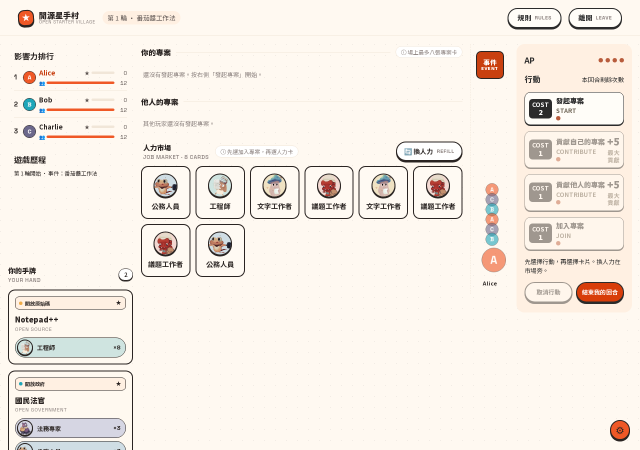
#> input picture packages/webapp/docs/game-room/issue-490/1280-start.png, 1280 x 900 px, found by its file name (shown at 1/2 size)
$ python compose.py 1280x560-overflow.png 1280-start.png
#> lines starting #> are read from the running program, lines starting #| are printed output that depends on the picture
"""Side-by-side comparison sheets: ours (left) vs prototype / Figma (right). Usage: compose.py SHOT_DIR OUT_DIR"""
import sys
from PIL import Image, ImageDraw
shots, out = sys.argv[1], sys.argv[2]
P = '/workspace/osv-prototype-capture'
F = '/workspace/figma-cache/browser-captures/Page 1'
def sheet(name, ours, ref, ref_label, h=900):
#> called with name = 'compare-start-vs-prototype-02.png', ours = '1280-start.png', ref_label = 'prototype 02-default-1280', h = 900
    a, b = Image.open(f'{shots}/{ours}').convert('RGB'), Image.open(ref).convert('RGB')
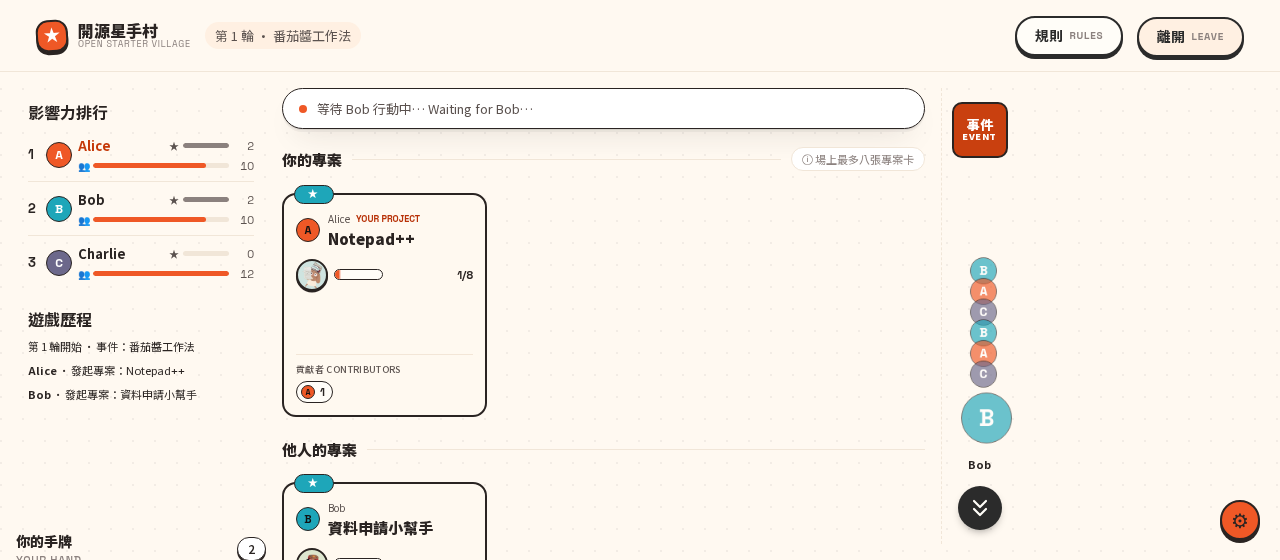
#> input picture packages/webapp/docs/game-room/issue-490/1280x560-overflow.png, 1280 x 560 px, given in place of 02-default-1280.png, which was not available
#> a is the input picture: PIL image 1280x900 RGB; mean R, G, B 245.1, 237.4, 229.2
#> b is the input picture: PIL image 1280x560 RGB; mean R, G, B 247.5, 240.9, 233
    b = b.resize((int(b.width * h / b.height), h)) if b.height > h else b
    a = a.resize((int(a.width * h / a.height), h)) if a.height > h else a
    w = a.width + b.width + 30
#> w = 2590
    im = Image.new('RGB', (w, max(a.height, b.height) + 34), 'white')
#> im: PIL image 2590x934 RGB; every value is 255
    d = ImageDraw.Draw(im)
    d.text((8, 10), f'#490 candidate ({ours})', fill='black')
    d.text((a.width + 38, 10), ref_label, fill='black')
    im.paste(a, (0, 34)); im.paste(b, (a.width + 30, 34))
#> after `im.paste(a, (0, 34))`:
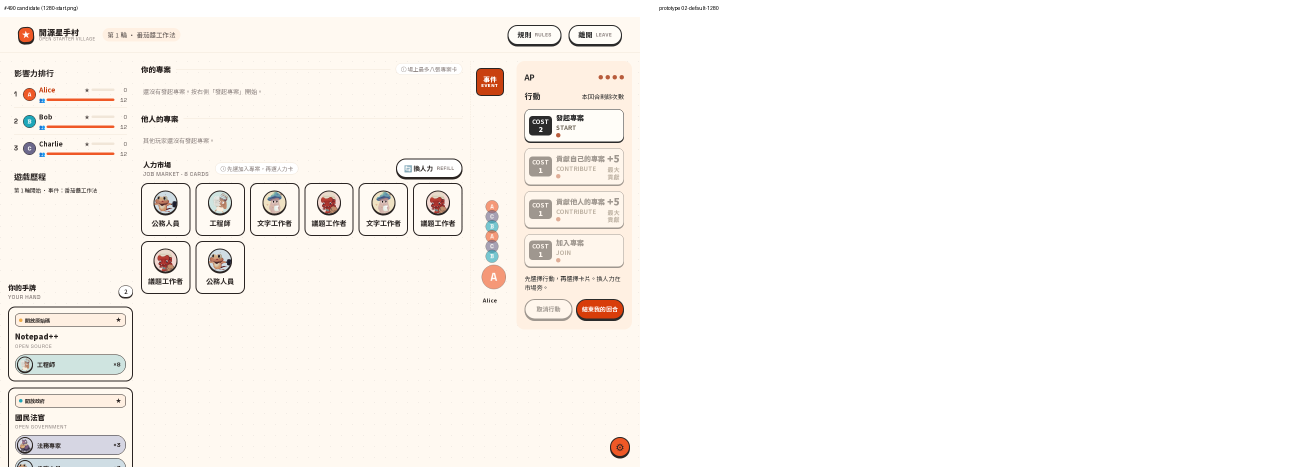
#> im: PIL image 2590x934 RGB (shown at 1/2 size); mean R, G, B 250.2, 246.6, 242.6
#> after `im.paste(b, (a.width + 30, 34))`:
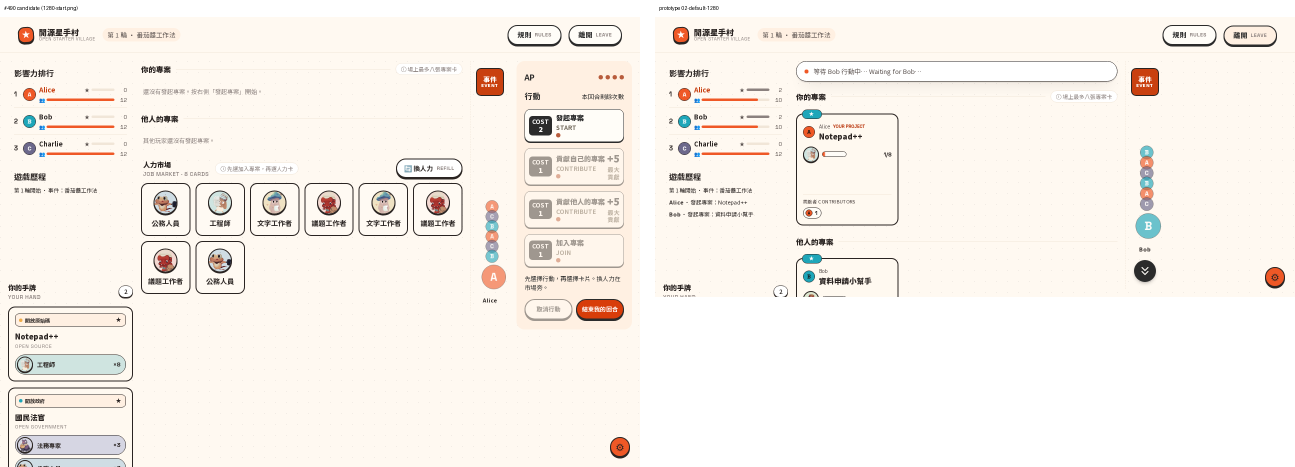
#> im: PIL image 2590x934 RGB (shown at 1/2 size); mean R, G, B 248, 242.4, 236.1
    im.save(f'{out}/{name}')
sheet('compare-start-vs-prototype-02.png', '1280-start.png', f'{P}/02-default-1280.png', 'prototype 02-default-1280')
sheet('compare-both-vs-figma-frame-1.png', '1280-both.png', f'{F}/main-1-1-1-frame-1.png', 'Figma main-1-1-1-frame-1')
#> call 2 of sheet, with name = 'compare-both-vs-figma-frame-1.png', ours = '1280-both.png', ref_label = 'Figma main-1-1-1-frame-1', h = 900
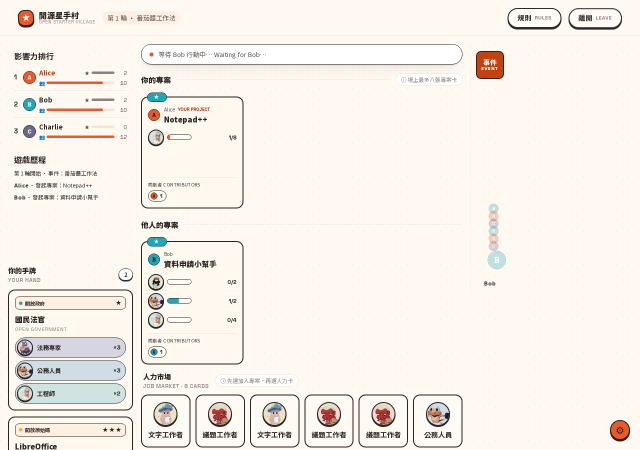
#> input picture packages/webapp/docs/game-room/issue-490/1280-both.png, 1280 x 900 px, found by its file name (shown at 1/2 size)
#> in sheet, a is the input picture: PIL image 1280x900 RGB; mean R, G, B 245.5, 239.2, 231.5
#> in sheet (call 2), `im.paste(a, (0, 34))`:
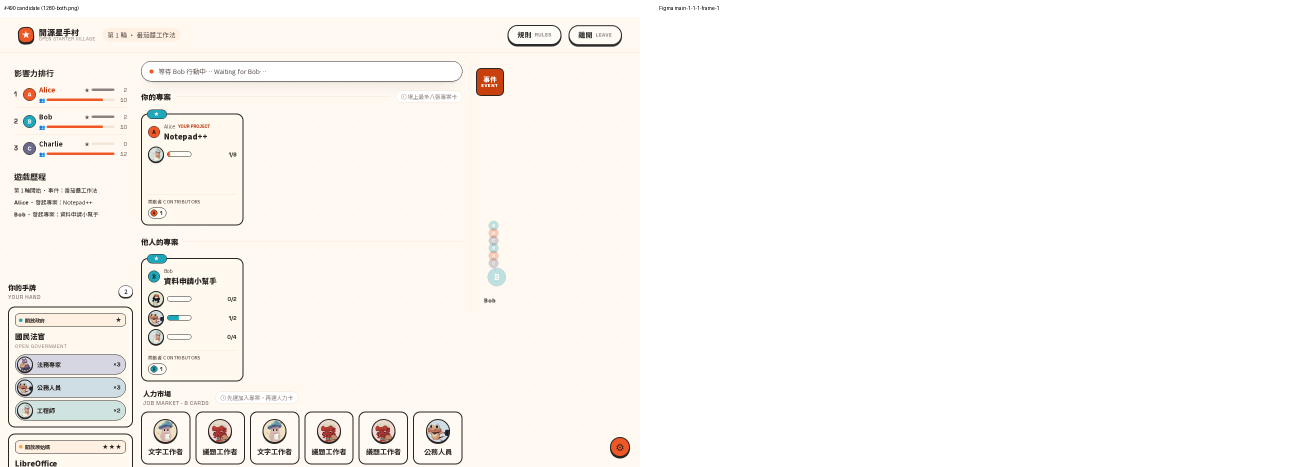
#> im: PIL image 2590x934 RGB (shown at 1/2 size); mean R, G, B 250.4, 247.4, 243.8
#> in sheet (call 2), `im.paste(b, (a.width + 30, 34))`:
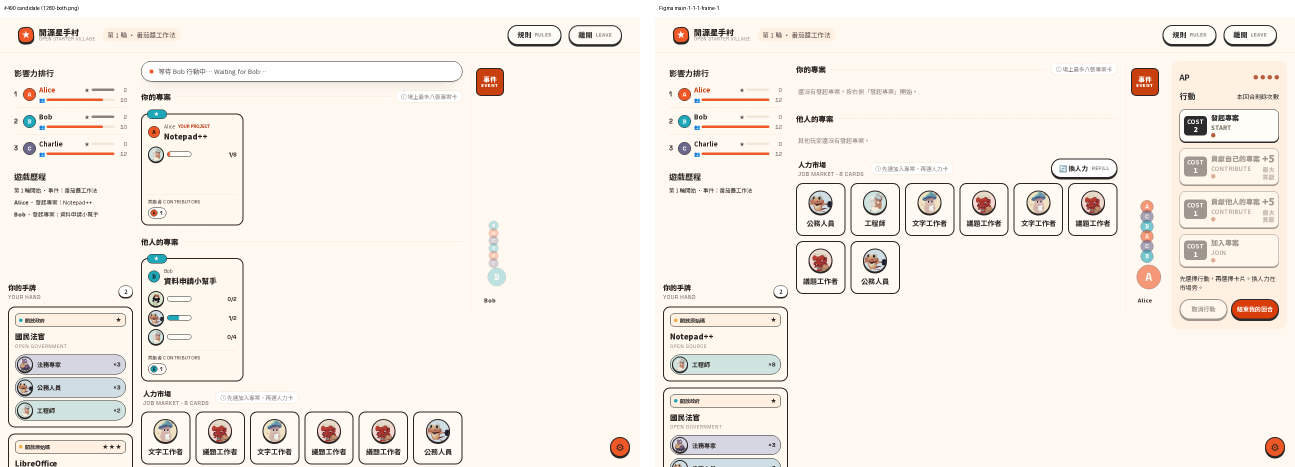
#> im: PIL image 2590x934 RGB (shown at 1/2 size); mean R, G, B 245.7, 239, 231.5
sheet('compare-both-vs-figma-frame-2.png', '1280-both.png', f'{F}/main-1-1-1-frame-2.png', 'Figma main-1-1-1-frame-2 (annotation 53:1551)')
sheet('compare-mobile-vs-prototype-82.png', '390-projects.png', f'{P}/82-mobile-390-default.png', 'prototype 82-mobile-390-default', h=844)
#> call 4 of sheet, with name = 'compare-mobile-vs-prototype-82.png', ours = '390-projects.png', ref_label = 'prototype 82-mobile-390-default', h = 844
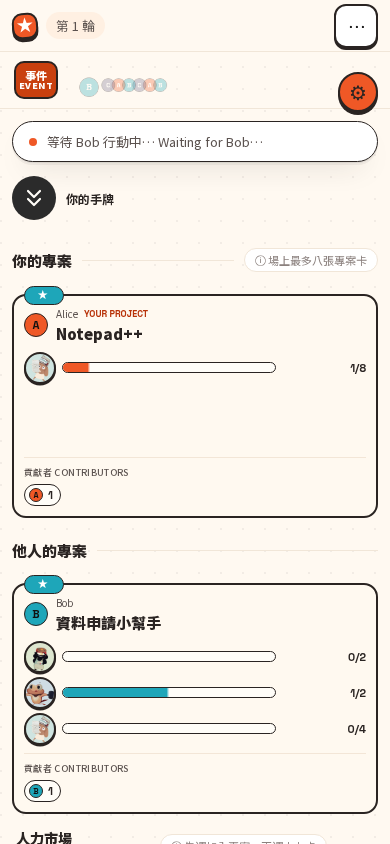
#> input picture packages/webapp/docs/game-room/issue-490/390-projects.png, 390 x 844 px, found by its file name
#> (the run stopped early here; a loop or call above may not have finished)
